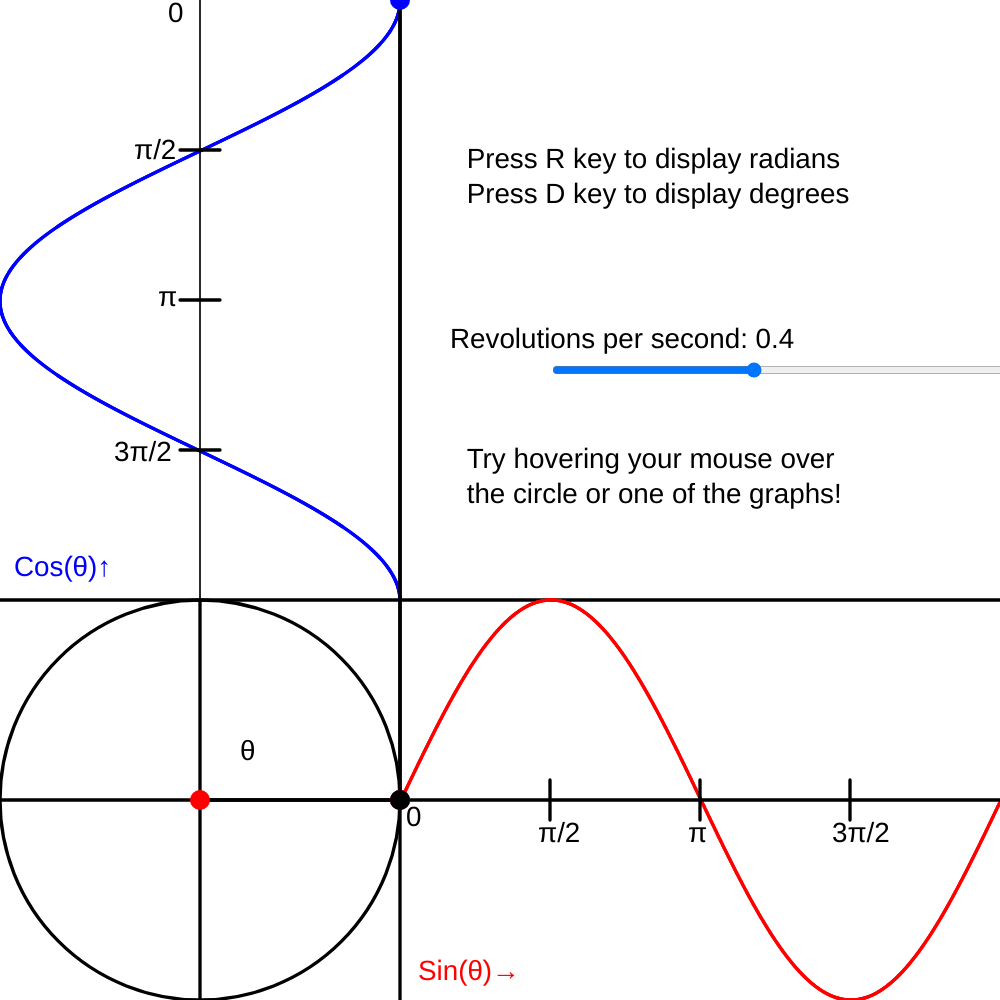
Frame 1 (no input)
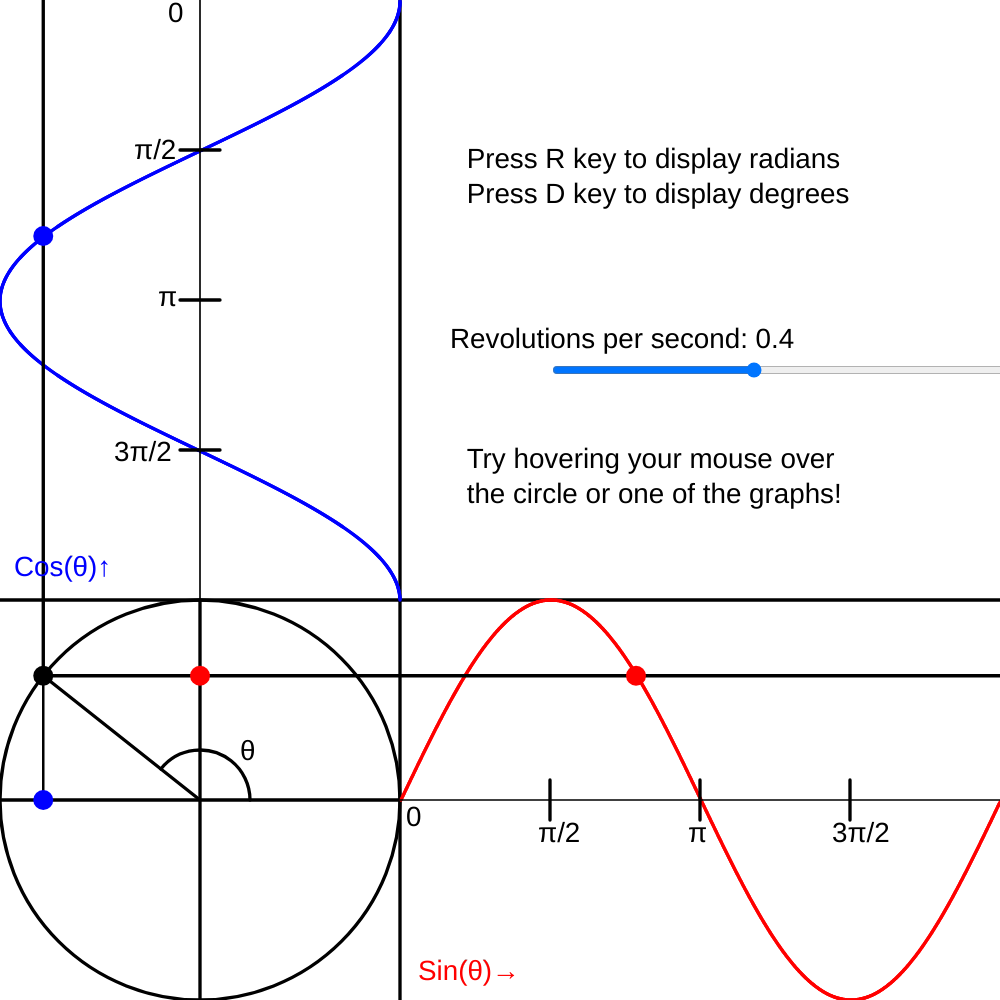
Frame 60 (no input)
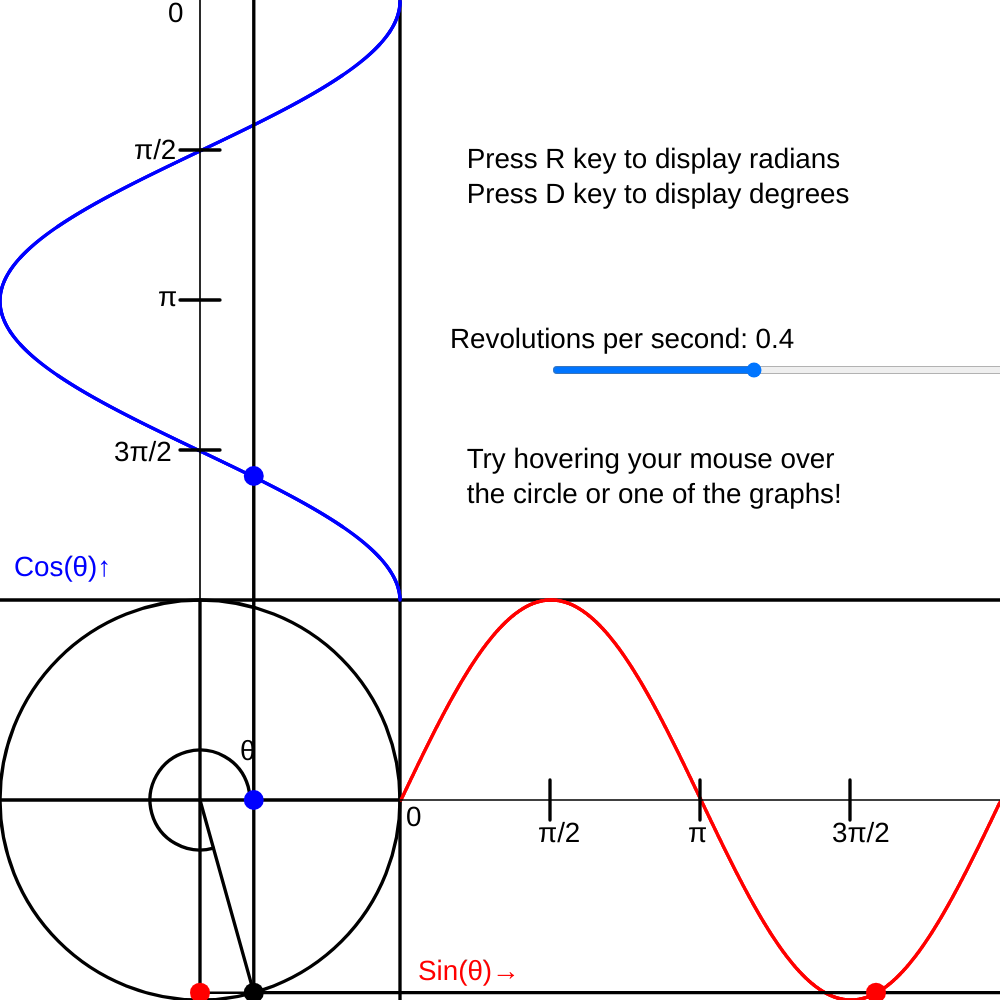
Frame 120 (the mouse pressed at the canvas centre since frame 60)

The p5.js sketch that drew these frames (run headless with seeded random() and noise() and a simulated clock; from frame 60 on, the mouse is pressed at the canvas centre):

// p5.js sketch
// ── sketch.js
function setup() {
  canvasSide = canvasDimensions()
  createCanvas(canvasSide, canvasSide)

  backgroundClr = color(255, 255, 255)
  background(backgroundClr)

  circleGraphRatio = 0.4

  // circleDiameter = canvasSide*circleGraphRatio
  circleCenter = canvasSide*circleGraphRatio/2

  pointsDiameter = circleCenter*0.1

  // Set units of angles as degrees or radians (affects display angles and all under-the-hood calculations as well)
  // anglesUnits = DEGREES 
  anglesUnits = RADIANS

  angleMode(anglesUnits)


  revolutionsPerSecond = 0.4
  
  revolution=0
  if (anglesUnits == DEGREES) {
    revolution = 360
  } else if (anglesUnits == RADIANS) {
    revolution = TWO_PI
  }

  sinePoints = []
  cosinePoints = []
  sinePoints, cosinePoints = calculateGraphPoints()

  angle = 0
  angleChangeSpeed = revolution*revolutionsPerSecond
  
  strokeVal = canvasSide/300
  rev=0

  slider = createSlider(0, 1, 0, 0.001);
  slider.value(revolutionsPerSecond)
  textSize(canvasSide/36)
}

function draw() {
  background(backgroundClr)
  
  drawCircle()
  
  revolutionsPerSecond = slider.value()
  angleChangeSpeed = revolution*revolutionsPerSecond
  mouseHovering()
  
  pointX = circleCenter + (cos(angle)*circleCenter)
  pointY = canvasSide - circleCenter - (sin(angle)*circleCenter)
  
  
  drawGraphs()

  drawAnglesMarkings()
  
  drawCurrent()

  drawInstructions()
  
  drawSlider()
  
  angle += angleChangeSpeed * (deltaTime/1000)
  if (angle>revolution) {angle-=revolution}
  rev = angle/revolution

  // textSize(50)
  // text(millis(), 100, 100)
  // text(deltaTime, 100, 100)
}

function canvasDimensions() {
  if (windowWidth>=windowHeight) {
    side = windowHeight
  } else {
    side = windowWidth
  }
  return side
}

function windowResized() {
  canvasSide = canvasDimensions()
  // createCanvas(canvasSide, canvasSide)
  resizeCanvas(canvasSide, canvasSide)
  circleCenter = canvasSide*circleGraphRatio/2
  sinePoints, cosinePoints = calculateGraphPoints()
  textSize(canvasSide/36)
  strokeVal = canvasSide/300
  pointsDiameter = circleCenter*0.1
}

function calculateGraphPoints() {
    pointsCount = canvasSide*(1-circleGraphRatio)
  // console.log(canvasSide, pointsCount)
  sinePoints = []
  cosinePoints = []
  for (i = 0; i < pointsCount; i++) {
    angle = revolution*i/pointsCount
    append(sinePoints, sin(angle)*circleCenter)
    append(cosinePoints, cos(angle)*circleCenter)
  }
  return sinePoints, cosinePoints
}
// ── draw.js
function drawCircle() {
  // Drawing circle
  strokeWeight(strokeVal)
  fill(backgroundClr)
  circle(circleCenter, canvasSide-circleCenter, circleCenter*2)
  // Drawing quadrant-separating lines
  line(circleCenter, canvasSide - circleCenter*2, circleCenter, canvasSide)
  line(0, canvasSide - circleCenter, circleCenter*2, canvasSide - circleCenter)
}

function drawGraphs() {
  // Drawing sine and cosine graphs
  // fill(255, 0, 0)
  fill(0)
  line(circleCenter*2, 0, circleCenter*2, canvasSide)
  line(0, canvasSide - circleCenter*2, canvasSide, canvasSide - circleCenter*2)
  
  // Drawing sine graph
  // strokeWeight(0)
  stroke(255, 0, 0)
  for (i = 0; i < canvasSide*(1-circleGraphRatio); i++) {
    line((circleCenter*2)+i+1, canvasSide - circleCenter-sinePoints[i], (circleCenter*2)+i+2, canvasSide - circleCenter-sinePoints[i+1])
  }
  // Drawing cosine graph
  stroke(0, 0, 255)
  for (i = 0; i < canvasSide*(1-circleGraphRatio); i++) {
    line(circleCenter+cosinePoints[i], i+1, circleCenter+cosinePoints[i+1], i+2)
  }
}

function drawAnglesMarkings() {
  stroke(0)
  // Drawing angles markings
  if (anglesUnits == RADIANS) {
    // line(circleCenter*0.9, canvasSide-circleCenter*2.01, circleCenter*1.1, canvasSide-circleCenter*2.01)
    line(circleCenter*0.9, (canvasSide-(circleCenter*2))*0.75, circleCenter*1.1, (canvasSide-(circleCenter*2))*0.75)
    line(circleCenter*0.9, (canvasSide-(circleCenter*2))*0.5, circleCenter*1.1, (canvasSide-(circleCenter*2))*0.5)
    line(circleCenter*0.9, (canvasSide-(circleCenter*2))*0.25, circleCenter*1.1, (canvasSide-(circleCenter*2))*0.25)
    
    line((circleCenter*2)+(canvasSide*(1-circleGraphRatio)*0.25), canvasSide-circleCenter*0.9, (circleCenter*2)+(canvasSide*(1-circleGraphRatio)*0.25), canvasSide-circleCenter*1.1)
    line((circleCenter*2)+(canvasSide*(1-circleGraphRatio)*0.50), canvasSide-circleCenter*0.9, (circleCenter*2)+(canvasSide*(1-circleGraphRatio)*0.50), canvasSide-circleCenter*1.1)
    line((circleCenter*2)+(canvasSide*(1-circleGraphRatio)*0.75), canvasSide-circleCenter*0.9, (circleCenter*2)+(canvasSide*(1-circleGraphRatio)*0.75), canvasSide-circleCenter*1.1)
    
    noStroke()
    // text("0", circleCenter*0.9, canvasSide-circleCenter*2.03)
    // text("π/2", circleCenter*0.67, (canvasSide-(circleCenter*2))*0.768)
    // text("π", circleCenter*0.78, (canvasSide-(circleCenter*2))*0.51)
    // text("3π/2", circleCenter*0.59, (canvasSide-(circleCenter*2))*0.265)
    // text("2π", (canvasSide-(circleCenter*2))*0.23, circleCenter*0.14)
    // text("360", circleCenter*0.9, canvasSide-circleCenter*2.03)
    text("3π/2", circleCenter*0.57, (canvasSide-(circleCenter*2))*0.768)
    text("π", circleCenter*0.79, (canvasSide-(circleCenter*2))*0.51)
    text("π/2", circleCenter*0.67, (canvasSide-(circleCenter*2))*0.265)
    text("0", (canvasSide-(circleCenter*2))*0.28, circleCenter*0.11)
    
    text("0", circleCenter*2.03, canvasSide-circleCenter*0.87)
    text("π/2", (circleCenter*2)+(canvasSide*(1-circleGraphRatio)*0.23), canvasSide-circleCenter*0.79)
    text("π", (circleCenter*2)+(canvasSide*(1-circleGraphRatio)*0.48), canvasSide-circleCenter*0.79)
    text("3π/2", (circleCenter*2)+(canvasSide*(1-circleGraphRatio)*0.72), canvasSide-circleCenter*0.79)
    // text("2π", (circleCenter*2)+(canvasSide*(1-circleGraphRatio)*0.9), (canvasSide-(circleCenter*1.04)))
  } else if (anglesUnits == DEGREES) {
    // line(circleCenter*0.9, canvasSide-circleCenter*2.01, circleCenter*1.1, canvasSide-circleCenter*2.01)
    line(circleCenter*0.9, (canvasSide-(circleCenter*2))*0.75, circleCenter*1.1, (canvasSide-(circleCenter*2))*0.75)
    line(circleCenter*0.9, (canvasSide-(circleCenter*2))*0.25, circleCenter*1.1, (canvasSide-(circleCenter*2))*0.25)
    line(circleCenter*0.9, (canvasSide-(circleCenter*2))*0.5, circleCenter*1.1, (canvasSide-(circleCenter*2))*0.5)
    
    line((circleCenter*2)+(canvasSide*(1-circleGraphRatio)*0.25), canvasSide-circleCenter*0.9, (circleCenter*2)+(canvasSide*(1-circleGraphRatio)*0.25), canvasSide-circleCenter*1.1)
    line((circleCenter*2)+(canvasSide*(1-circleGraphRatio)*0.50), canvasSide-circleCenter*0.9, (circleCenter*2)+(canvasSide*(1-circleGraphRatio)*0.50), canvasSide-circleCenter*1.1)
    line((circleCenter*2)+(canvasSide*(1-circleGraphRatio)*0.75), canvasSide-circleCenter*0.9, (circleCenter*2)+(canvasSide*(1-circleGraphRatio)*0.75), canvasSide-circleCenter*1.1)
    
    noStroke()
    // text("360", circleCenter*0.9, canvasSide-circleCenter*2.03)
    text("270°", circleCenter*0.57, (canvasSide-(circleCenter*2))*0.768)
    text("180°", circleCenter*0.63, (canvasSide-(circleCenter*2))*0.51)
    text("90°", circleCenter*0.67, (canvasSide-(circleCenter*2))*0.265)
    text("0°", (canvasSide-(circleCenter*2))*0.28, circleCenter*0.11)
    
    text("0°", circleCenter*2.03, canvasSide-circleCenter*0.87)
    text("90°", (circleCenter*2)+(canvasSide*(1-circleGraphRatio)*0.23), canvasSide-circleCenter*0.79)
    text("180°", (circleCenter*2)+(canvasSide*(1-circleGraphRatio)*0.47), canvasSide-circleCenter*0.79)
    text("270°", (circleCenter*2)+(canvasSide*(1-circleGraphRatio)*0.72), canvasSide-circleCenter*0.79)
    // text("360°", (circleCenter*2)+(canvasSide*(1-circleGraphRatio)*0.9), (canvasSide-(circleCenter*1.04)))
  }
  text("θ", circleCenter*1.2, canvasSide-(circleCenter*1.2))
}

function drawCurrent() {
  strokeWeight(strokeVal)
  stroke(0)
  noFill()
  arc(circleCenter, canvasSide - circleCenter, circleCenter*0.5, circleCenter*0.5, -1*angle, 0, [CHORD])
  // Drawing lines connecting the point to axes
  line(pointX, pointY, pointX, 0)
  line(pointX, pointY, canvasSide, pointY)
    // Drawing rotating line
  line(circleCenter, canvasSide - circleCenter, pointX, pointY)
  strokeWeight(strokeVal*0.75)
  // Drawing thin lines connecting circle points and graph points
  line(pointX, canvasSide - circleCenter, pointX, (rev*(1-circleGraphRatio)*canvasSide))
  line(circleCenter, pointY, (circleCenter*2)+(rev*(1-circleGraphRatio)*canvasSide), pointY)
  strokeWeight(strokeVal/2)
  // Drawing thinner lines halving the graphs
  line(0, canvasSide - circleCenter, canvasSide, canvasSide - circleCenter)
  line(circleCenter, 0, circleCenter, canvasSide)
  
  strokeWeight(0)
  // Drawing points on X and Y axes and the corresponding points on the sine and cosine graphs
  // Drawing x point
  fill(0, 0, 255)
  circle(pointX, canvasSide - circleCenter, pointsDiameter)
  // Drawing point on the cosine graph
  // circle(pointX, canvasSide - circleCenter*2 - (rev*(1-circleGraphRatio)*canvasSide), pointsDiameter)
  circle(pointX, (rev*(1-circleGraphRatio)*canvasSide), pointsDiameter)
  // Drawing y point
  fill(255, 0, 0)
  circle(circleCenter, pointY, pointsDiameter)
  // Drawing point on the sine graph
  circle((circleCenter*2)+(rev*(1-circleGraphRatio)*canvasSide), pointY, pointsDiameter)
  // Drawing point on circumference of circle
  fill(0)
  circle(pointX, pointY, pointsDiameter)
}

function drawInstructions() {
  fill(255, 0, 0)
  text("Sin(θ)→", (circleCenter*2)+(canvasSide*(1-circleGraphRatio)*0.03), canvasSide-circleCenter*0.1)

  fill(0, 0, 255)
  text("Cos(θ)↑", circleCenter*0.07, (canvasSide-(circleCenter*2))*0.96)

  fill(0)

  text("Press R key to display radians\nPress D key to display degrees", circleCenter*2+circleCenter/3, canvasSide*(1-circleGraphRatio)*0.28)

  text("Try hovering your mouse over\nthe circle or one of the graphs!", circleCenter*2+circleCenter/3, canvasSide*(1-circleGraphRatio)*0.78)

}

function drawSlider() {
  text("Revolutions per second: "+slider.value(), circleCenter*2+circleCenter/4, canvasSide*(1-circleGraphRatio)*0.58)
  slider.value(revolutionsPerSecond)
  slider.position((windowWidth-canvasSide)/2+circleCenter*2+circleCenter/4, canvasSide*(1-circleGraphRatio)*0.6)
  slider.size(canvasSide*(1-circleGraphRatio)-circleCenter/2)
}
// ── input.js
function keyPressed() {
  if (key == "r") {
    anglesUnits = RADIANS
  }
  
  if (key == "d") {
    anglesUnits = DEGREES
  }
}

function mouseHovering() {
  // hoverClr = "green"
  hoverAngle = -1
  hoverRadius = circleCenter
  positionLine = []
  // fill(hoverClr)
  // Hovering over sine graph
  if (circleCenter*2 < mouseX && mouseX <= canvasSide && canvasSide - circleCenter*2 < mouseY && mouseY < canvasSide) {
    // console.log(mouseX)
    // rect(100, 100, 100, 100)
    hoverAngle = (mouseX-circleCenter*2)/(canvasSide*(1-circleGraphRatio))*revolution
    // strokeWeight(strokeVal/2)
    // stroke(hoverClr)
    line(mouseX, canvasSide-circleCenter*2, mouseX, canvasSide)
  }
  // Hovering over cosine graph
  if (0 < mouseY && mouseY <= canvasSide - circleCenter*2 && 0 < mouseX && mouseX < circleCenter*2) {
    // hoverAngle = (mouseY+canvasSide-circleCenter*2)/(canvasSide*(1-circleGraphRatio))*revolution
    hoverAngle = (mouseY)/(canvasSide*(1-circleGraphRatio))*revolution
    line(0, mouseY, circleCenter*2, mouseY)
  }
  // Hovering over circle
  distanceFromCenter = sqrt((mouseX-circleCenter)**2+(mouseY-(canvasSide-circleCenter))**2)
  // console.log(distanceFromCenter)
  if (distanceFromCenter < circleCenter) {
    hoverRadius = distanceFromCenter*2
    // Quad I
    referenceAngle = abs(atan((mouseY-(canvasSide-circleCenter))/(circleCenter-mouseX)))
    hoverAngle = referenceAngle
    // Quad II
    if (mouseX < circleCenter && mouseY <= canvasSide - circleCenter) {
      hoverAngle = (revolution/2)-referenceAngle
    }
    // Quad III
    if (mouseX <= circleCenter && mouseY > canvasSide - circleCenter) {
      hoverAngle = (revolution/2)+referenceAngle
    }
    // Quad IV
    if (mouseX > circleCenter && mouseY > canvasSide - circleCenter) {
      hoverAngle = revolution-referenceAngle
    }
  }
  if (hoverAngle == -1) {return false}

  angleChangeSpeed = 0
  angle = hoverAngle

  // stroke(0)
  // strokeWeight(0)
  // fill(0)
  return true
}
